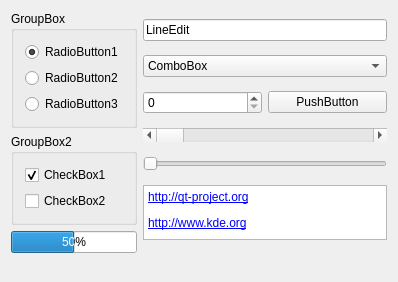
<?xml version="1.0" encoding="UTF-8"?>
<ui version="4.0">
 <comment>*********************************************************************
**
** Copyright (C) 2014 Digia Plc and/or its subsidiary(-ies).
** Contact: http://www.qt-project.org/legal
**
** This file is part of the tools applications of the Qt Toolkit.
**
** $QT_BEGIN_LICENSE:LGPL21$
** Commercial License Usage
** Licensees holding valid commercial Qt licenses may use this file in
** accordance with the commercial license agreement provided with the
** Software or, alternatively, in accordance with the terms contained in
** a written agreement between you and Digia. For licensing terms and
** conditions see http://qt.digia.com/licensing. For further information
** use the contact form at http://qt.digia.com/contact-us.
**
** GNU Lesser General Public License Usage
** Alternatively, this file may be used under the terms of the GNU Lesser
** General Public License version 2.1 or version 3 as published by the Free
** Software Foundation and appearing in the file LICENSE.LGPLv21 and
** LICENSE.LGPLv3 included in the packaging of this file. Please review the
** following information to ensure the GNU Lesser General Public License
** requirements will be met: https://www.gnu.org/licenses/lgpl.html and
** http://www.gnu.org/licenses/old-licenses/lgpl-2.1.html.
**
** In addition, as a special exception, Digia gives you certain additional
** rights. These rights are described in the Digia Qt LGPL Exception
** version 1.1, included in the file LGPL_EXCEPTION.txt in this package.
**
** $QT_END_LICENSE$
**
*********************************************************************</comment>
 <class>PreviewWidget</class>
 <widget class="QWidget" name="PreviewWidget">
  <property name="geometry">
   <rect>
    <x>0</x>
    <y>0</y>
    <width>398</width>
    <height>282</height>
   </rect>
  </property>
  <property name="sizePolicy">
   <sizepolicy hsizetype="Minimum" vsizetype="Minimum">
    <horstretch>0</horstretch>
    <verstretch>0</verstretch>
   </sizepolicy>
  </property>
  <property name="windowTitle">
   <string>Preview Window</string>
  </property>
  <layout class="QVBoxLayout" name="verticalLayout_5">
   <item>
    <layout class="QHBoxLayout" name="horizontalLayout">
     <item>
      <layout class="QVBoxLayout" name="verticalLayout_2">
       <property name="spacing">
        <number>6</number>
       </property>
       <property name="margin">
        <number>0</number>
       </property>
       <item>
        <widget class="QGroupBox" name="GroupBox1">
         <property name="title">
          <string>GroupBox</string>
         </property>
         <layout class="QVBoxLayout" name="verticalLayout_3">
          <property name="spacing">
           <number>6</number>
          </property>
          <property name="margin">
           <number>11</number>
          </property>
          <item>
           <widget class="QRadioButton" name="RadioButton1">
            <property name="text">
             <string>RadioButton1</string>
            </property>
            <property name="checked">
             <bool>true</bool>
            </property>
           </widget>
          </item>
          <item>
           <widget class="QRadioButton" name="RadioButton2">
            <property name="text">
             <string>RadioButton2</string>
            </property>
           </widget>
          </item>
          <item>
           <widget class="QRadioButton" name="RadioButton3">
            <property name="text">
             <string>RadioButton3</string>
            </property>
           </widget>
          </item>
         </layout>
        </widget>
       </item>
       <item>
        <widget class="QGroupBox" name="GroupBox2">
         <property name="title">
          <string>GroupBox2</string>
         </property>
         <layout class="QVBoxLayout" name="verticalLayout_4">
          <property name="spacing">
           <number>6</number>
          </property>
          <property name="margin">
           <number>11</number>
          </property>
          <item>
           <widget class="QCheckBox" name="CheckBox1">
            <property name="text">
             <string>CheckBox1</string>
            </property>
            <property name="checked">
             <bool>true</bool>
            </property>
           </widget>
          </item>
          <item>
           <widget class="QCheckBox" name="CheckBox2">
            <property name="text">
             <string>CheckBox2</string>
            </property>
           </widget>
          </item>
         </layout>
        </widget>
       </item>
       <item>
        <widget class="QProgressBar" name="ProgressBar1">
         <property name="value">
          <number>50</number>
         </property>
        </widget>
       </item>
      </layout>
     </item>
     <item>
      <layout class="QVBoxLayout" name="verticalLayout">
       <property name="spacing">
        <number>6</number>
       </property>
       <property name="margin">
        <number>0</number>
       </property>
       <item>
        <widget class="QLineEdit" name="LineEdit1">
         <property name="text">
          <string>LineEdit</string>
         </property>
        </widget>
       </item>
       <item>
        <widget class="QComboBox" name="ComboBox1">
         <item>
          <property name="text">
           <string>ComboBox</string>
          </property>
         </item>
        </widget>
       </item>
       <item>
        <layout class="QHBoxLayout" name="horizontalLayout_2">
         <property name="spacing">
          <number>6</number>
         </property>
         <property name="margin">
          <number>0</number>
         </property>
         <item>
          <widget class="QSpinBox" name="SpinBox1"/>
         </item>
         <item>
          <widget class="QPushButton" name="PushButton1">
           <property name="text">
            <string>PushButton</string>
           </property>
          </widget>
         </item>
        </layout>
       </item>
       <item>
        <widget class="QScrollBar" name="ScrollBar1">
         <property name="orientation">
          <enum>Qt::Horizontal</enum>
         </property>
        </widget>
       </item>
       <item>
        <widget class="QSlider" name="Slider1">
         <property name="orientation">
          <enum>Qt::Horizontal</enum>
         </property>
        </widget>
       </item>
       <item>
        <widget class="QTextEdit" name="textView">
         <property name="maximumSize">
          <size>
           <width>32767</width>
           <height>55</height>
          </size>
         </property>
         <property name="readOnly">
          <bool>true</bool>
         </property>
         <property name="html">
          <string>&lt;p&gt;&lt;a href=&quot;http://qt-project.org&quot;&gt;http://qt-project.org&lt;/a&gt;&lt;/p&gt;
&lt;p&gt;&lt;a href=&quot;http://www.kde.org&quot;&gt;http://www.kde.org&lt;/a&gt;&lt;/p&gt;</string>
         </property>
        </widget>
       </item>
      </layout>
     </item>
    </layout>
   </item>
   <item>
    <spacer name="Spacer2">
     <property name="orientation">
      <enum>Qt::Vertical</enum>
     </property>
     <property name="sizeType">
      <enum>QSizePolicy::Expanding</enum>
     </property>
     <property name="sizeHint" stdset="0">
      <size>
       <width>20</width>
       <height>0</height>
      </size>
     </property>
    </spacer>
   </item>
  </layout>
 </widget>
 <resources/>
 <connections/>
</ui>
